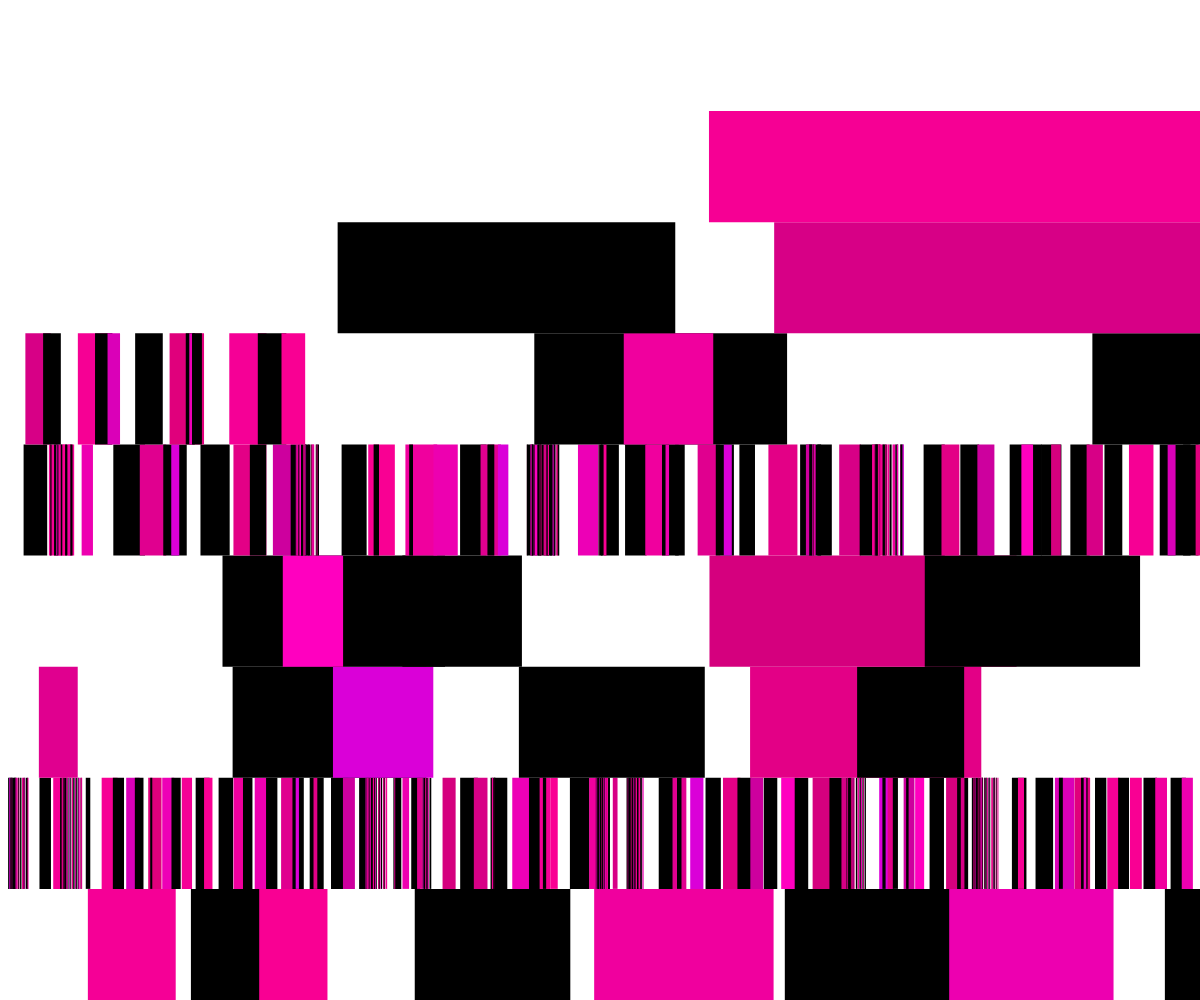
Frame 1 (no input)
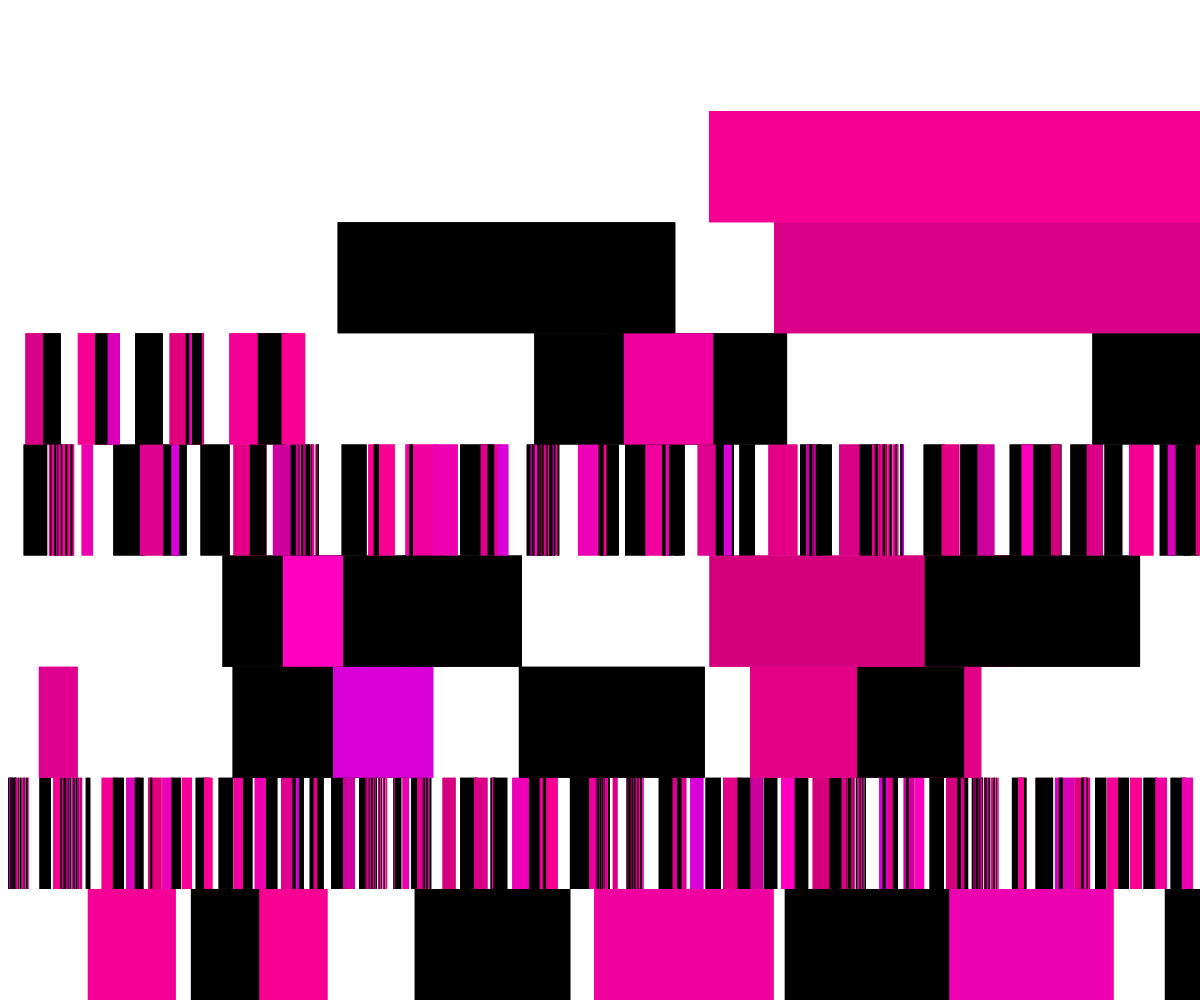
Frame 2 (the mouse pressed at the canvas centre, redrawn once)

The p5.js sketch that drew these frames (run headless with seeded random() and noise() and a simulated clock; the mouse was pressed at the canvas centre and the sketch redrawn once):

// p5.js sketch
// ── sketch.js
'use strict';

var colorCount = 30; //number of colors
var hueValues = [];  //empty arrays to hold the color values
var saturationValues = [];
var brightnessValues = [];
var actRandomSeed = 0; //initialize act random seed value

function setup() {
  createCanvas(windowWidth, windowHeight);
  colorMode(HSB, 360, 100, 100, 100);
  noStroke();
}

function draw() {
  noLoop();
  randomSeed(actRandomSeed);
  //random seed makes sure the same random number is produced everytime the oftware is run
  // when the mouse is clicked a random number  is genereated and inserted into the function

  for (var i = 0; i < colorCount; i++) { //increment the index
    if (i % 2 == 0) { // if the increment is an even number
      hueValues[i] = random(300, 340); // take a random val between 200 and 220 and insert it into the hue value array
      saturationValues[i] = 100; //full saturation
      brightnessValues[i] = random(80, 100);
    } else {
      hueValues[i] = 195; //if the increment value is uneven make these the hsb values
      saturationValues[i] = random(50, 100);
      brightnessValues[i] = 0;
    }
  }

  // count tiles
  var counter = 0;
  // row count and row height
  var rowCount = int(random(5, 30));// make a random row count between 5 and 20!
  var rowHeight = height / rowCount;// divide the height of the canvas by the number of rows made

  // seperate each line in parts
  for (var i = rowCount; i >= 0; i--) { //loop through the rows
    // how many fragments
    var partCount = i + 1; //increment the number of parts
    var parts = []; //empty parts array
//how many pieces will be drawn
    for (var ii = 0; ii < partCount; ii++) {
      // sub fragments or not?
      if (random() < 0.075) { //random without a value means it will be a random value between 0 and 1
     //if the number is greater than 0.075
    //create random fragment pieces between 2 and 20
        var fragments = int(random(2, 20));
        partCount = partCount + fragments; // increasing the number of parts per row
        for (var iii = 0; iii < fragments; iii++) {
          parts.push(random(2)); // pushing a fragment number into the parts array
        }
      } else {
        parts.push(random(2, 20)); //otherwise push a number between 2 and twenty into the parts array
      }
    }

    // add all the parts and fragments in the parts array together to get the total
    var sumPartsTotal = 0;
    for (var ii = 0; ii < partCount; ii++) {
      sumPartsTotal += parts[ii]; //adding all the parts and fragment pieve that have been made together
    }

    // draw rects
    var sumPartsNow = 0;
    for (var ii = 0; ii < parts.length; ii++) {
      sumPartsNow += parts[ii];
      //draw the rectangles that have been specified in the parts array

      var x = map(sumPartsNow, 0, sumPartsTotal, 0, width);
      var y = rowHeight * i;
      var w = -map(parts[ii], 0, sumPartsTotal, 0, width);
      var h = rowHeight;

      var index = counter % colorCount; // if there are left over values in after the colour count
      var col = color(hueValues[index], saturationValues[index], brightnessValues[index]); //hsb values will be created using modulus value
      fill(col); // hsb values
      rect(x, y, w, h);

      counter++; //increment counter value
    }
  }
}

function mouseReleased() {
  actRandomSeed = random(100000);
  loop();
}
